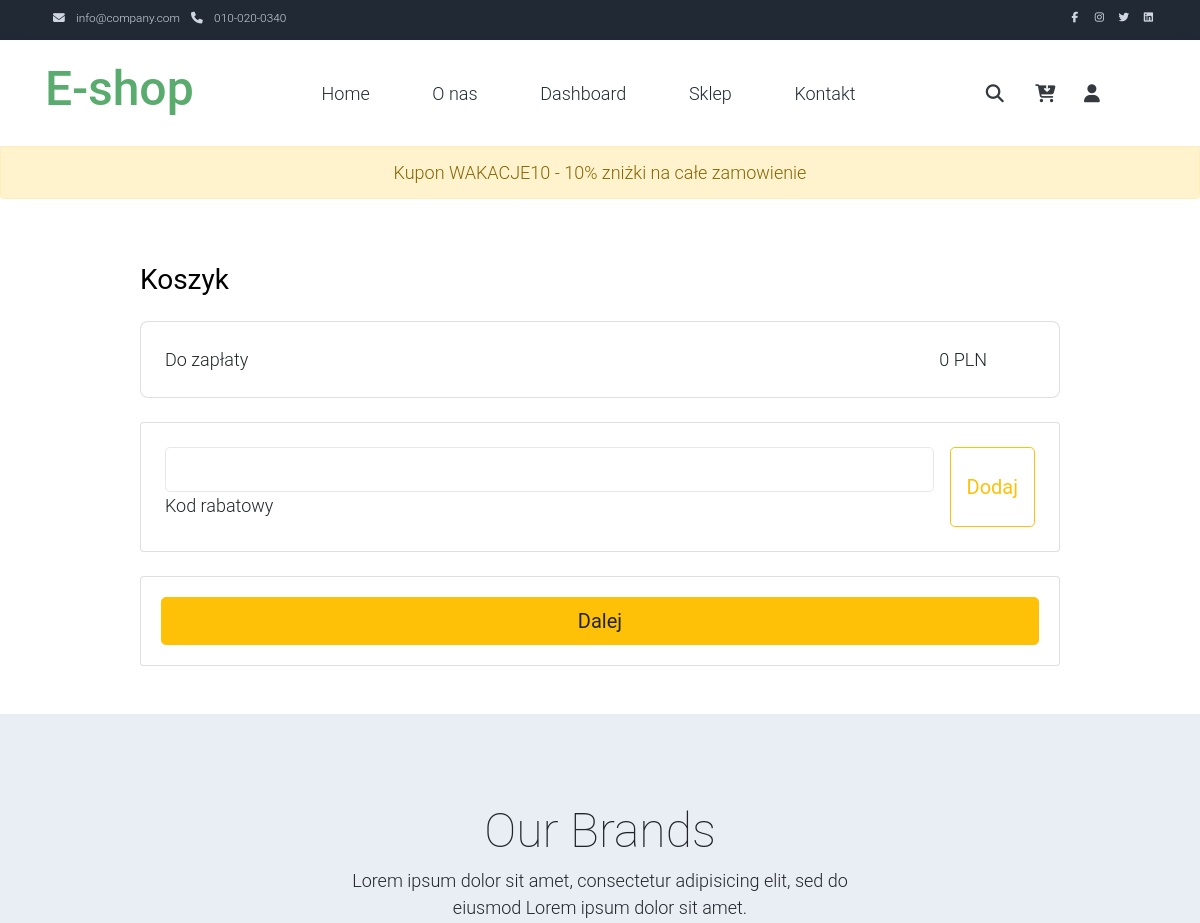
/shopping_cart/ (signed in, upper part), run on an earlier commit of the app's database.
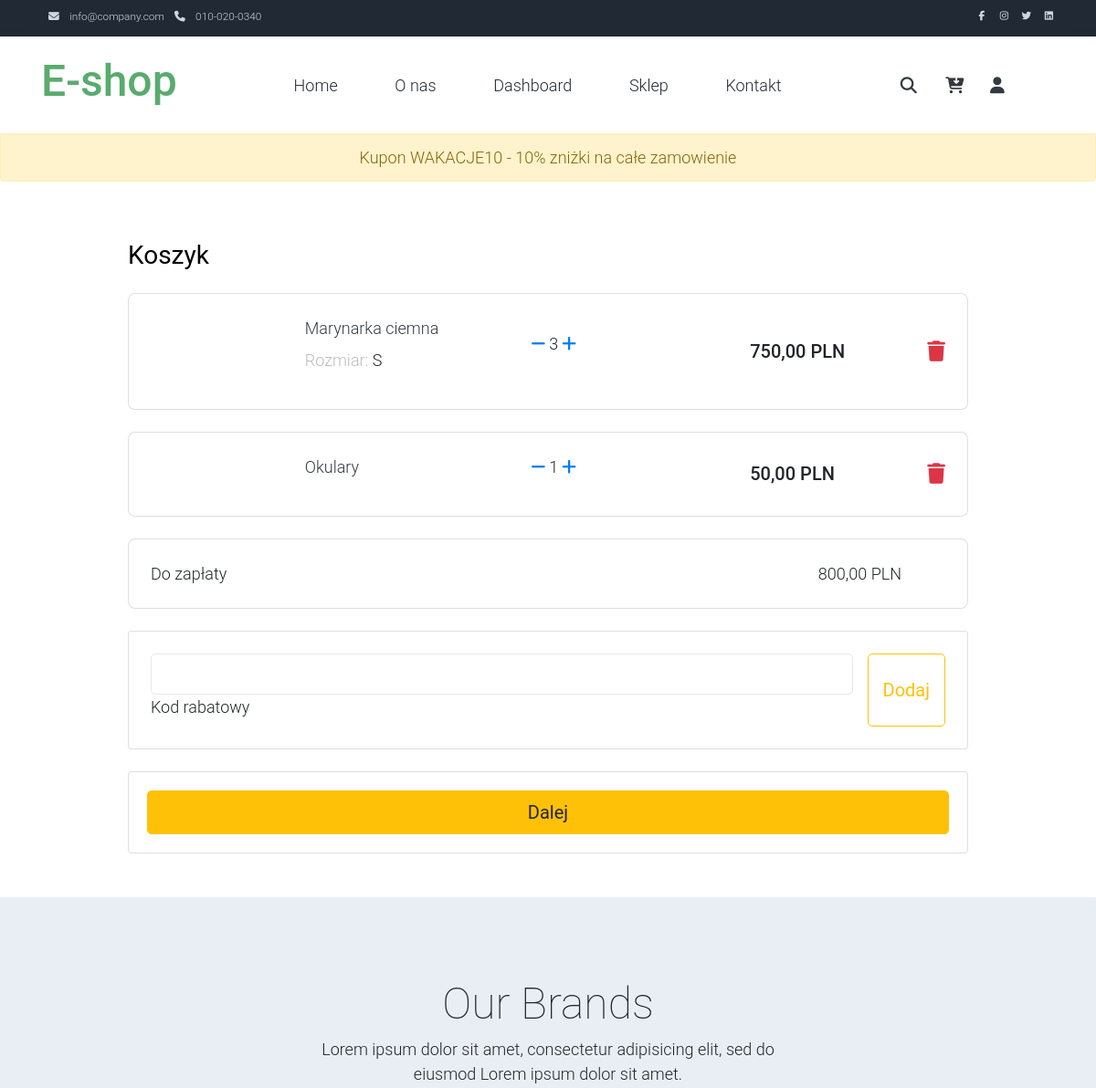
And on a later commit of the database.
### App/models.py (models this page shows, shortened)
class Cupon(models.Model):
    name = models.CharField(max_length=30)
    discount = models.IntegerField(help_text="Wartość procentowa kuponu")
    active = models.BooleanField(default=False)
    display_on_page = models.BooleanField(default=False)

class Order(models.Model):
    SHIPMNET_STATUS_CHOICES = (
        ('Do wysłania', 'Do wysłania'),
        ('Wysłana', 'Wysłana'),
        ('Dostarczona', 'Dostarczona'),
    )
    customer = models.ForeignKey(Customer, on_delete=models.CASCADE)
    address = models.ForeignKey(AddressInformation, on_delete=models.SET_NULL,
                                null=True, blank=True, related_name="address_order")
    date_ordered = models.DateTimeField(auto_now_add=True)
    complete = models.BooleanField(default=False)
    transaction_id = models.CharField(max_length=100, null=True)
    payment_in_progress = models.BooleanField(default=False)
    completion_date = models.DateTimeField(null=True, blank=True)
    shipment_status = models.CharField(
        max_length=15, choices=SHIPMNET_STATUS_CHOICES, null=True, default="Do wysłania")
    cupon = models.ForeignKey(
        Cupon, on_delete=models.SET_NULL, null=True, blank=True)
    @property
    def get_cart_total(self):
        ordered_items = self.ordered_item.all()
        total = sum([item.get_total for item in ordered_items])
        if self.cupon:
            discount = total * self.cupon.discount / 100
            total -= discount
        return total

class OrderItem(models.Model):
    item = models.ForeignKey(Item, on_delete=models.CASCADE)
    order = models.ForeignKey(
        Order,  on_delete=models.SET_NULL, null=True, related_name="ordered_item")
    quantity = models.IntegerField(default=0, null=True, blank=True)
    date_added = models.DateTimeField(auto_now_add=True, null=True)
    item_variant = models.ForeignKey(
        ItemVariant, on_delete=models.CASCADE, null=True, blank=True)
    @property
    def get_total(self):
        total = self.item.price * self.quantity
        return total

class Item(models.Model):
    GENDER_CHOICES = (
        ('Man', 'Man'),
        ('Woman', 'Woman'),
    )
    title = models.CharField(max_length=100)
    price = models.DecimalField(max_digits=6, decimal_places=2)
    category = models.ForeignKey(
        Category, on_delete=models.CASCADE, related_name="gender")
    gender = models.CharField(max_length=5, choices=GENDER_CHOICES, null=True)
    description = models.TextField(null=True)
    slug = models.SlugField(max_length=50, blank=True, null=True)
    main_img = models.ImageField(null=True)

class ItemVariant(models.Model):
    item = models.ForeignKey(Item, on_delete=models.CASCADE,
                             related_name='item_variant', blank=True, null=True)
    size = models.ForeignKey(ItemSize,
                             on_delete=models.CASCADE, null=True, blank=True,
                             related_name='item_size',
                             help_text="Jeśli przedmiot jest uniwersalnego rozmiaru zostaw to pole puste")
    color = models.ForeignKey(
        ItemColor, on_delete=models.CASCADE, null=True, blank=True)
    amount_in_stock = models.IntegerField()
    class Meta:
        constraints = [
            models.UniqueConstraint(
                fields=['item', 'color', 'size'],
                name='unique_prod_color_size_combo'
            )
        ]

class ItemSize(models.Model):
    size = models.CharField(max_length=50)
    category = models.ManyToManyField(Category)
    def __str__(self):
        return self.size

### App/views.py (the view)
# urls.py: path('shopping_cart/', views.shopping_cart, name='shopping_cart'),
def shopping_cart(request):
    customer = get_or_create_customer(request)
    cupons = Cupon.objects.filter(display_on_page=True)
    order, created = Order.objects.get_or_create(
        customer=customer, complete=False)
    if request.method == "POST":
        cupon = request.POST.get('cupon')
        cupon = get_cupon(request, cupon, order)
    ordered_items = OrderItem.objects.filter(order=order)
    context = {
        'order': order,
        'ordered_items': ordered_items,
        'cupons': cupons,
    }
    return render(request, 'App/shopping_cart.html', context)

### App/views.py (called while the page is built)
def get_or_create_customer(request):
    try:
        customer = request.user.customer
    except:
        device = request.session.get('device')
        if request.session.get('device') is None:
            request.session['device'] = str(uuid.uuid4())
            device = request.session.get('device')
        customer, created = Customer.objects.get_or_create(device=device)
    return customer

### App/templates/App/shopping_cart.html (shortened to what this page needs)
{% extends 'App/base.html' %}
{% load static %}
{% block content %}
{% for cupon in cupons %}
{% if cupon.active == True and  cupon.display_on_page == True %}
<div class="alert alert-warning" role="alert">
  <div class="d-flex justify-content-center">Kupon {{cupon.name}} - {{cupon.discount}}% zniżki na całe zamowienie</div>
</div>
{% endif %}
{% endfor %}
<section class="h-100" style="background-color: white;">
  <div class="container h-100 py-5">
    <div class="row d-flex justify-content-center align-items-center h-100">
      <div class="col-10">
        <div class="d-flex justify-content-between align-items-center mb-4">
          <h3 class="fw-normal mb-0 text-black">Koszyk</h3>
        </div>
        {% for item in ordered_items %}
        <div class="card rounded-3 mb-4">
          <div class="card-body p-4">
            <div class="row d-flex justify-content-between align-items-center">
              <div class="col-md-2 col-lg-2 col-xl-2">
              </div>
              <div class="col-md-3 col-lg-3 col-xl-3">
                <p class="lead fw-normal mb-2"><a  class="text-dark" href="{% url 'product' item.item.slug %}">{{ item.item.title }}</a></p>
                {% if item.item_variant == None %}
                <p><span class="text-muted"></span>
                {% else %}
                <p><span class="text-muted">Rozmiar: </span>{{item.item_variant.size}}
                {% endif %}
              </div>
              <div class="col-md-3 col-lg-3 col-xl-2 d-flex">
                <a href="{% url 'remove_single_item_from_cart' item.id %}"><i class="fas fa-minus m-1"></i></a>
                <p>{{item.quantity}}</p>
              <a href="{% url 'add_single_item_to_cart' item.id %}"><i class="fas fa-plus m-1"></i></a>
              </div>
              <div class="col-md-3 col-lg-2 col-xl-2 offset-lg-1">
                <h5 class="mb-0">{{item.get_total}} PLN</h5>
              </div>
              <div class="col-md-1 col-lg-1 col-xl-1 text-end">
                <a href="{% url 'remove_item_from_cart' item.id %}" class="text-danger"><i class="fas fa-trash fa-lg"></i></a>
              </div>
            </div>
          </div>
        </div>
        {% endfor %}
        <div class="card rounded-3 mb-4">
          <div class="card-body p-4">
            {% if order.cupon %}
            <div>
              <div class="d-inline">Suma</div>
              <div class="d-inline float-end pr-5">{{order.get_cart_total_without_cupon}} PLN</div>
            </div>
            <div>
              <div class="d-inline">Kupon: {{order.cupon.name}} <a href="{% url 'remove_cupon' order.id %}" class="text-danger"><i class="fas fa-trash fa-xs"></i></a></div>
              <div class="d-inline float-end pr-5 text-danger">- {{order.get_cupon_value}} PLN</div>
            </div>
            <div>
              <div class="d-inline">Do zapłaty</div>
              <div class="d-inline float-end pr-5"> {{order.get_cart_total}} PLN</div>
            </div>
            {% else %}
            <div>
              <div class="d-inline">Do zapłaty</div>
              <div class="d-inline float-end pr-5"> {{order.get_cart_total}} PLN</div>
            </div>
            {% endif %}
          </div>
        </div>
        <form method="POST" action="{% url 'shopping_cart' %}">
        <div class="card mb-4">
          <div class="card-body p-4 d-flex flex-row">
            <div class="form-outline flex-fill">
              <input type="text" id="form1" name="cupon" class="form-control form-control-lg" />
              <label class="form-label" for="form1">Kod rabatowy</label>
            </div>
            <button type="submit" class="btn btn-outline-warning btn-lg ms-3">Dodaj</button>
          </div>
        </form>
        </div>
        <div class="card">
          <div class="card-body">
            <a href="{% url 'shopping_cart2' %}"><button type="button" class="btn btn-warning btn-block btn-lg">Dalej</button></a>
          </div>
        </div>
      </div>
    </div>
</section>
{% endblock %}

### App/templates/App/base.html (shortened to what this page needs)
{% load static %}
{% load i18n %}
<!DOCTYPE html>
<html lang="pl">
<head>
    <link href="https://cdn.jsdelivr.net/npm/bootstrap@5.3.0-alpha2/dist/css/bootstrap.min.css" rel="stylesheet">
    <link rel="stylesheet" type="text/css" href="https://maxcdn.bootstrapcdn.com/bootstrap/4.0.0/css/bootstrap.min.css">
    <link rel="stylesheet" type="text/css" href="{% static 'css/main.css' %}">
    <link rel="stylesheet" href="{% static 'css/templatemo.css' %}">
    <link rel="stylesheet" href="{% static 'css/custom.css' %}">
</head>
<body>
   {% include 'App/navbar.html' %}
    {% block content %}
    {% endblock %}
    {% include 'App/brands.html' %}
</body>
</html>

### App/templates/App/navbar.html (shortened to what this page needs)
{% load static %}
{% load custom_tags %}
{% block content %}
<nav class="navbar navbar-expand-lg bg-dark navbar-light d-none d-lg-block" id="templatemo_nav_top">
    <div class="container text-light">
        <div class="w-100 d-flex justify-content-between">
            <div>
                <i class="fa fa-envelope mx-2"></i>
                <a class="navbar-sm-brand text-light text-decoration-none" href="mailto:info@company.com">info@company.com</a>
                <i class="fa fa-phone mx-2"></i>
                <a class="navbar-sm-brand text-light text-decoration-none" href="tel:010-020-0340">010-020-0340</a>
            </div>
            <div>
                <a class="text-light" href="https://fb.com/templatemo" target="_blank" rel="sponsored"></a>
                <a class="text-light" href="https://www.instagram.com/" target="_blank"></a>
                <a class="text-light" href="https://twitter.com/" target="_blank"></a>
                <a class="text-light" href="https://www.linkedin.com/" target="_blank"></a>
            </div>
        </div>
    </div>
</nav>
<nav class="navbar navbar-expand-lg navbar-light shadow">
    <div class="container d-flex justify-content-between align-items-center">
        <a class="navbar-brand text-success logo h1 align-self-center" href="{% url 'index' %}">
            E-shop
        </a>
        <div class="align-self-center collapse navbar-collapse flex-fill  d-lg-flex justify-content-lg-between" id="templatemo_main_nav">
            <div class="flex-fill">
                <ul class="nav navbar-nav d-flex justify-content-between mx-lg-auto">
                    <li class="nav-item">
                        <a class="nav-link" href="{% url 'index' %}">Home</a>
                    </li>
                    <li class="nav-item">
                        <a class="nav-link" href="{% url 'about' %}">O nas</a>
                    </li>
                    {% if request.user.is_staff %}
                    <li class="nav-item">
                        <a class="nav-link" href="{% url 'Dashboard:dashboard_orders' %}">Dashboard</a>
                    </li>
                    {% endif %}
                    <li class="nav-item">
                        <a class="nav-link" href="{% url 'products' %}">Sklep</a>
                    </li>
                    <li class="nav-item">
                        <a class="nav-link" href="{% url 'contact' %}">Kontakt</a>
                    </li>
                </ul>
            </div>
            <form method="POST" action="{% url 'products' %}">
            <div class="navbar align-self-center d-flex">
                </form>
                </div>
                <a class="nav-icon d-none d-lg-inline" href="#" data-bs-toggle="modal" data-bs-target="#templatemo_search">
                    <i class="fa fa-fw fa-search text-dark mr-2"></i>
                </a>
                <a class="nav-icon position-relative text-decoration-none" href="{% url 'shopping_cart' %}">
                    <i class="fa fa-fw fa-cart-arrow-down text-dark mr-1"></i>
                </a>
                {% if user.is_authenticated %}
                <a class="nav-icon position-relative text-decoration-none" href="{% url 'signout' %}">
                {% else%}
                <a class="nav-icon position-relative text-decoration-none" href="{% url 'login_page' %}">
                {% endif %}
                    <i class="fa fa-fw fa-user text-dark mr-3"></i>
                </a>
            </div>
</nav>
{% endblock %}

### App/templates/App/brands.html (shortened to what this page needs)
{% load static %}
{% block content %}
<section class="bg-light py-5">
    <div class="container my-4">
        <div class="row text-center py-3">
            <div class="col-lg-6 m-auto">
                <h1 class="h1">Our Brands</h1>
                <p>
                    Lorem ipsum dolor sit amet, consectetur adipisicing elit, sed do eiusmod
                    Lorem ipsum dolor sit amet.
                </p>
            </div>
        </div>
    </div>
</section>
{% endblock %}

### App/templates/App/footer.html (shortened to what this page needs)
{% load static %}

### static/css/templatemo.css (style rules this page uses)
body, ul, li, p, a, label, input, div { font-family: 'Roboto', sans-serif; font-size: 18px !important; font-weight: 300 !important; }
.h1 { font-family: 'Roboto', sans-serif; font-size: 48px !important; font-weight: 200 !important; }
.logo { font-weight: 500 !important; }
.text-muted { color: #bcbcbc !important; }
.text-success { color: #59ab6e !important; }
.text-light { color: #cfd6e1 !important; }
.bg-dark { background-color: #212934 !important; }
.bg-light { background-color: #e9eef5 !important; }
#templatemo_nav_top { min-height: 40px; }
#templatemo_nav_top * { font-size: .9em !important; }
#templatemo_main_nav a { color: #212934; }
#templatemo_main_nav .navbar .nav-icon { margin-right: 20px; }
.form-control { border: 1px solid #e8e8e8; }
@media (min-width: 768px) { #templatemo_main_nav .navbar-nav { max-width: 450px; } }
@media (min-width: 992px) { #templatemo_main_nav .navbar-nav { max-width: 550px; } }

What changed in the data, as far as the page shows it:
added OrderItem: item "Marynarka ciemna", item_variant.size "S", quantity "3", get_total "750,00"
added OrderItem: item "Okulary", quantity "1", get_total "50,00"
computed for Order: get_cart_total "0" → "800,00"
